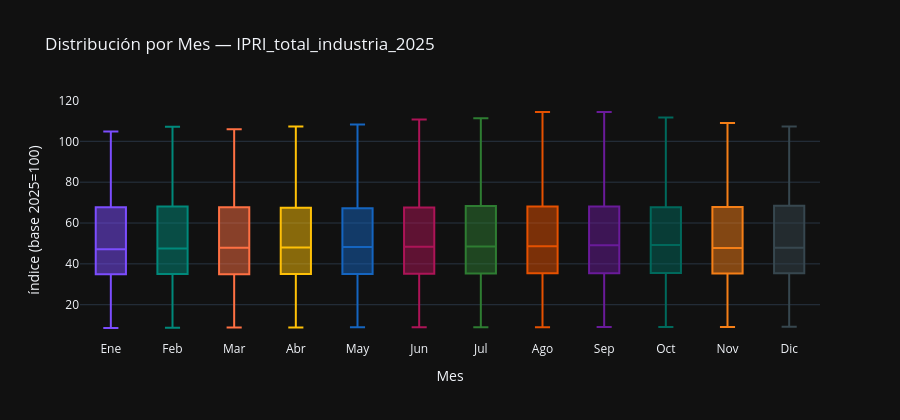

The notebook cell this image was saved under:
### Markdown cell above
### Análisis:

La ausencia total de outliers tanto por IQR como por z-score en una serie con un rango de aproximadamente 8,6 a 114,3 puntos es el hallazgo central: no porque la serie carezca de valores extremos en sentido económico, sino porque ambos métodos los absorben por razones estructurales distintas.

El criterio IQR no detecta outliers porque la distribución, aunque asimétrica y con estructura interna compleja, tiene una dispersión suficientemente gradual como para que los bigotes de 1,5×IQR alcancen los extremos de la muestra: la tendencia ascendente de largo plazo dilata el rango intercuartílico hasta el punto en que ningún valor queda fuera de los límites. El criterio z-score tampoco detecta anomalías porque los valores extremos de los dos extremos temporales (mínimos en 1975, máximos en 2022) son simétricamente opuestos en relación a la media y se compensan parcialmente en la varianza total, que al ser elevada deja todos los valores dentro de las tres desviaciones típicas. Este resultado contrasta con el EDA de parados, donde el criterio IQR identificó 15 outliers concentrados en la crisis 2012-2015, precisamente porque esa serie no tiene tendencia monótona y los episodios cíclicos sobresalen sobre un nivel medio más estable.

Los 10 valores extremos confirman que los mínimos corresponden exclusivamente a los primeros meses de la muestra (enero a mayo de 1975, entre 8,608 y 8,934) y los máximos al pico del shock energético (junio a octubre de 2022, entre 110,665 y 114,347), con el máximo absoluto en agosto de 2022 con un valor de 114,347. Ambos grupos son extremos temporales de la tendencia, no anomalías respecto a la dinámica local de la serie. Para la modelización, la ausencia de outliers estadísticos es una propiedad del nivel de la serie pero no de sus variaciones: la primera diferencia o la variación interanual del `IPRI_total_industria_2025` sí producirá valores extremos detectables en el entorno de 2021-2022, que deberán tratarse explícitamente en la especificación del modelo.

### Code cell
if DATASET_CONFIG['frecuencia_original'] == 'trimestral':
    y_periodo = y.index.quarter.map({1:'T1', 2:'T2', 3:'T3', 4:'T4'})
    titulo_grupo = 'Trimestre'
    orden_periodos = ['T1', 'T2', 'T3', 'T4']
elif DATASET_CONFIG['frecuencia_original'] == 'mensual':
    meses = ['Ene','Feb','Mar','Abr','May','Jun','Jul','Ago','Sep','Oct','Nov','Dic']
    y_periodo = y.index.month.map({i+1: m for i, m in enumerate(meses)})
    titulo_grupo = 'Mes'
    orden_periodos = meses
else:
    meses = ['Ene','Feb','Mar','Abr','May','Jun','Jul','Ago','Sep','Oct','Nov','Dic']
    y_periodo = y.index.month.map({i+1: m for i, m in enumerate(meses)})
    titulo_grupo = 'Mes'
    orden_periodos = meses

colores_bp = ['#7C4DFF', '#00897B', '#FF7043', '#FFC107',
               '#1565C0', '#AD1457', '#2E7D32', '#E65100',
               '#6A1B9A', '#00695C', '#F57F17', '#37474F']

df_box = pd.DataFrame({
    'periodo': y_periodo.values,
    'valor': y.values,
    'fecha': y.index.strftime('%Y-%m-%d'),
})
df_box['periodo'] = pd.Categorical(df_box['periodo'],
                                    categories=[p for p in orden_periodos if p in df_box['periodo'].values],
                                    ordered=True)

fig = px.box(
    df_box, x='periodo', y='valor', color='periodo',
    hover_data=['fecha'],
    title=f'Distribución por {titulo_grupo} — {VAR_PRINCIPAL}',
    labels={'valor': UNIDADES, 'periodo': titulo_grupo, 'fecha': 'Fecha'},
    color_discrete_sequence=colores_bp,
    category_orders={'periodo': orden_periodos},
)
fig.update_layout(showlegend=False, height=420)
fig.show()

### Figure 1 — Plotly figure (JSON) as saved in the notebook; plotly's stock layout.template omitted (floating-point values rounded to 4 significant figures)
{"data": [{"alignmentgroup": "True", "customdata": [["1975-01-01"], ["1976-01-01"], ["1977-01-01"], ["1978-01-01"], ["1979-01-01"], ["1980-01-01"], ["1981-01-01"], ["1982-01-01"], ["1983-01-01"], ["1984-01-01"], ["1985-01-01"], ["1986-01-01"], ["1987-01-01"], ["1988-01-01"], ["1989-01-01"], ["1990-01-01"], ["1991-01-01"], ["1992-01-01"], ["1993-01-01"], ["1994-01-01"], ["1995-01-01"], ["1996-01-01"], ["1997-01-01"], ["1998-01-01"], ["1999-01-01"], ["2000-01-01"], ["2001-01-01"], ["2002-01-01"], ["2003-01-01"], ["2004-01-01"], ["2005-01-01"], ["2006-01-01"], ["2007-01-01"], ["2008-01-01"], ["2009-01-01"], ["2010-01-01"], ["2011-01-01"], ["2012-01-01"], ["2013-01-01"], ["2014-01-01"], ["2015-01-01"], ["2016-01-01"], ["2017-01-01"], ["2018-01-01"], ["2019-01-01"], ["2020-01-01"], ["2021-01-01"], ["2022-01-01"], ["2023-01-01"], ["2024-01-01"], ["2025-01-01"]], "hovertemplate": "Mes=%{x}<br>índice (base 2025=100)=%{y}<br>Fecha=%{customdata[0]}<extra></extra>", "legendgroup": "Ene", "marker": {"color": "#7C4DFF"}, "name": "Ene", "notched": false, "offsetgroup": "Ene", "orientation": "v", "showlegend": true, "type": "box", "x": ["Ene", "Ene", "Ene", "Ene", "Ene", "Ene", "Ene", "Ene", "Ene", "Ene", "Ene", "Ene", "Ene", "Ene", "Ene", "Ene", "Ene", "Ene", "Ene", "Ene", "Ene", "Ene", "Ene", "Ene", "Ene", "Ene", "Ene", "Ene", "Ene", "Ene", "Ene", "Ene", "Ene", "Ene", "Ene", "Ene", "Ene", "Ene", "Ene", "Ene", "Ene", "Ene", "Ene", "Ene", "Ene", "Ene", "Ene", "Ene", "Ene", "Ene", "Ene"], "x0": " ", "xaxis": "x", "y": [8.608, 9.373, 10.9, 13.41, 15.15, 17.66, 20.66, 23.66, 26.87, 30.46, 33.47, 34.72, 34.61, 35.48, 36.84, 38.1, 38.97, 39.24, 39.89, 41.36, 43.76, 45.4, 45.78, 46.05, 45.18, 47.2, 49.1, 49.1, 50.3, 50.63, 53.08, 56.3, 58.04, 61.7, 61.37, 61.91, 66.45, 69.65, 71.51, 70.14, 68.19, 65.3, 70.22, 70.24, 71.44, 70.75, 71.43, 97.18, 104.8, 100.7, 103.3], "y0": " ", "yaxis": "y"}, {"alignmentgroup": "True", "customdata": [["1975-02-01"], ["1976-02-01"], ["1977-02-01"], ["1978-02-01"], ["1979-02-01"], ["1980-02-01"], ["1981-02-01"], ["1982-02-01"], ["1983-02-01"], ["1984-02-01"], ["1985-02-01"], ["1986-02-01"], ["1987-02-01"], ["1988-02-01"], ["1989-02-01"], ["1990-02-01"], ["1991-02-01"], ["1992-02-01"], ["1993-02-01"], ["1994-02-01"], ["1995-02-01"], ["1996-02-01"], ["1997-02-01"], ["1998-02-01"], ["1999-02-01"], ["2000-02-01"], ["2001-02-01"], ["2002-02-01"], ["2003-02-01"], ["2004-02-01"], ["2005-02-01"], ["2006-02-01"], ["2007-02-01"], ["2008-02-01"], ["2009-02-01"], ["2010-02-01"], ["2011-02-01"], ["2012-02-01"], ["2013-02-01"], ["2014-02-01"], ["2015-02-01"], ["2016-02-01"], ["2017-02-01"], ["2018-02-01"], ["2019-02-01"], ["2020-02-01"], ["2021-02-01"], ["2022-02-01"], ["2023-02-01"], ["2024-02-01"], ["2025-02-01"]], "hovertemplate": "Mes=%{x}<br>índice (base 2025=100)=%{y}<br>Fecha=%{customdata[0]}<extra></extra>", "legendgroup": "Feb", "marker": {"color": "#00897B"}, "name": "Feb", "notched": false, "offsetgroup": "Feb", "orientation": "v", "showlegend": true, "type": "box", "x": ["Feb", "Feb", "Feb", "Feb", "Feb", "Feb", "Feb", "Feb", "Feb", "Feb", "Feb", "Feb", "Feb", "Feb", "Feb", "Feb", "Feb", "Feb", "Feb", "Feb", "Feb", "Feb", "Feb", "Feb", "Feb", "Feb", "Feb", "Feb", "Feb", "Feb", "Feb", "Feb", "Feb", "Feb", "Feb", "Feb", "Feb", "Feb", "Feb", "Feb", "Feb", "Feb", "Feb", "Feb", "Feb", "Feb", "Feb", "Feb", "Feb", "Feb", "Feb"], "x0": " ", "xaxis": "x", "y": [8.775, 9.484, 11.06, 13.52, 15.37, 18.42, 20.87, 24.09, 27.31, 31.01, 33.84, 34.82, 34.61, 35.59, 37.12, 38.2, 38.91, 39.29, 39.95, 41.53, 44.25, 45.51, 45.72, 45.94, 45.29, 47.58, 49.32, 49.16, 50.52, 50.9, 53.41, 56.73, 58.36, 62.07, 61.37, 62.04, 67.09, 70.17, 71.67, 69.44, 68.35, 64.59, 69.38, 70.25, 71.44, 69.83, 70.22, 99.27, 107.2, 98.04, 104.6], "y0": " ", "yaxis": "y"}, {"alignmentgroup": "True", "customdata": [["1975-03-01"], ["1976-03-01"], ["1977-03-01"], ["1978-03-01"], ["1979-03-01"], ["1980-03-01"], ["1981-03-01"], ["1982-03-01"], ["1983-03-01"], ["1984-03-01"], ["1985-03-01"], ["1986-03-01"], ["1987-03-01"], ["1988-03-01"], ["1989-03-01"], ["1990-03-01"], ["1991-03-01"], ["1992-03-01"], ["1993-03-01"], ["1994-03-01"], ["1995-03-01"], ["1996-03-01"], ["1997-03-01"], ["1998-03-01"], ["1999-03-01"], ["2000-03-01"], ["2001-03-01"], ["2002-03-01"], ["2003-03-01"], ["2004-03-01"], ["2005-03-01"], ["2006-03-01"], ["2007-03-01"], ["2008-03-01"], ["2009-03-01"], ["2010-03-01"], ["2011-03-01"], ["2012-03-01"], ["2013-03-01"], ["2014-03-01"], ["2015-03-01"], ["2016-03-01"], ["2017-03-01"], ["2018-03-01"], ["2019-03-01"], ["2020-03-01"], ["2021-03-01"], ["2022-03-01"], ["2023-03-01"], ["2024-03-01"], ["2025-03-01"]], "hovertemplate": "Mes=%{x}<br>índice (base 2025=100)=%{y}<br>Fecha=%{customdata[0]}<extra></extra>", "legendgroup": "Mar", "marker": {"color": "#FF7043"}, "name": "Mar", "notched": false, "offsetgroup": "Mar", "orientation": "v", "showlegend": true, "type": "box", "x": ["Mar", "Mar", "Mar", "Mar", "Mar", "Mar", "Mar", "Mar", "Mar", "Mar", "Mar", "Mar", "Mar", "Mar", "Mar", "Mar", "Mar", "Mar", "Mar", "Mar", "Mar", "Mar", "Mar", "Mar", "Mar", "Mar", "Mar", "Mar", "Mar", "Mar", "Mar", "Mar", "Mar", "Mar", "Mar", "Mar", "Mar", "Mar", "Mar", "Mar", "Mar", "Mar", "Mar", "Mar", "Mar", "Mar", "Mar", "Mar", "Mar", "Mar", "Mar"], "x0": " ", "xaxis": "x", "y": [8.831, 9.644, 11.45, 13.63, 15.48, 18.59, 21.03, 24.31, 27.46, 31.23, 33.95, 34.72, 34.72, 35.64, 37.22, 38.1, 38.75, 39.29, 40.0, 41.64, 44.58, 45.45, 45.78, 45.89, 45.4, 47.91, 49.43, 49.43, 50.79, 51.29, 53.79, 56.9, 58.75, 62.62, 61.04, 62.58, 67.62, 70.65, 70.61, 69.54, 68.66, 64.95, 68.69, 69.54, 71.23, 67.72, 72.06, 105.9, 104.5, 95.86, 100.3], "y0": " ", "yaxis": "y"}, {"alignmentgroup": "True", "customdata": [["1975-04-01"], ["1976-04-01"], ["1977-04-01"], ["1978-04-01"], ["1979-04-01"], ["1980-04-01"], ["1981-04-01"], ["1982-04-01"], ["1983-04-01"], ["1984-04-01"], ["1985-04-01"], ["1986-04-01"], ["1987-04-01"], ["1988-04-01"], ["1989-04-01"], ["1990-04-01"], ["1991-04-01"], ["1992-04-01"], ["1993-04-01"], ["1994-04-01"], ["1995-04-01"], ["1996-04-01"], ["1997-04-01"], ["1998-04-01"], ["1999-04-01"], ["2000-04-01"], ["2001-04-01"], ["2002-04-01"], ["2003-04-01"], ["2004-04-01"], ["2005-04-01"], ["2006-04-01"], ["2007-04-01"], ["2008-04-01"], ["2009-04-01"], ["2010-04-01"], ["2011-04-01"], ["2012-04-01"], ["2013-04-01"], ["2014-04-01"], ["2015-04-01"], ["2016-04-01"], ["2017-04-01"], ["2018-04-01"], ["2019-04-01"], ["2020-04-01"], ["2021-04-01"], ["2022-04-01"], ["2023-04-01"], ["2024-04-01"], ["2025-04-01"]], "hovertemplate": "Mes=%{x}<br>índice (base 2025=100)=%{y}<br>Fecha=%{customdata[0]}<extra></extra>", "legendgroup": "Abr", "marker": {"color": "#FFC107"}, "name": "Abr", "notched": false, "offsetgroup": "Abr", "orientation": "v", "showlegend": true, "type": "box", "x": ["Abr", "Abr", "Abr", "Abr", "Abr", "Abr", "Abr", "Abr", "Abr", "Abr", "Abr", "Abr", "Abr", "Abr", "Abr", "Abr", "Abr", "Abr", "Abr", "Abr", "Abr", "Abr", "Abr", "Abr", "Abr", "Abr", "Abr", "Abr", "Abr", "Abr", "Abr", "Abr", "Abr", "Abr", "Abr", "Abr", "Abr", "Abr", "Abr", "Abr", "Abr", "Abr", "Abr", "Abr", "Abr", "Abr", "Abr", "Abr", "Abr", "Abr", "Abr"], "x0": " ", "xaxis": "x", "y": [8.831, 9.923, 11.77, 13.79, 15.65, 18.64, 21.8, 24.47, 27.74, 31.55, 34.12, 34.77, 34.82, 35.86, 37.28, 38.1, 38.75, 39.4, 40.06, 41.69, 44.74, 45.51, 45.84, 45.89, 45.51, 48.01, 49.43, 49.65, 50.36, 51.66, 54.12, 57.23, 59.07, 63.0, 60.88, 63.37, 67.99, 70.17, 69.75, 69.63, 68.98, 64.85, 68.76, 70.02, 71.71, 65.68, 74.22, 107.3, 102.5, 95.58, 97.12], "y0": " ", "yaxis": "y"}, {"alignmentgroup": "True", "customdata": [["1975-05-01"], ["1976-05-01"], ["1977-05-01"], ["1978-05-01"], ["1979-05-01"], ["1980-05-01"], ["1981-05-01"], ["1982-05-01"], ["1983-05-01"], ["1984-05-01"], ["1985-05-01"], ["1986-05-01"], ["1987-05-01"], ["1988-05-01"], ["1989-05-01"], ["1990-05-01"], ["1991-05-01"], ["1992-05-01"], ["1993-05-01"], ["1994-05-01"], ["1995-05-01"], ["1996-05-01"], ["1997-05-01"], ["1998-05-01"], ["1999-05-01"], ["2000-05-01"], ["2001-05-01"], ["2002-05-01"], ["2003-05-01"], ["2004-05-01"], ["2005-05-01"], ["2006-05-01"], ["2007-05-01"], ["2008-05-01"], ["2009-05-01"], ["2010-05-01"], ["2011-05-01"], ["2012-05-01"], ["2013-05-01"], ["2014-05-01"], ["2015-05-01"], ["2016-05-01"], ["2017-05-01"], ["2018-05-01"], ["2019-05-01"], ["2020-05-01"], ["2021-05-01"], ["2022-05-01"], ["2023-05-01"], ["2024-05-01"], ["2025-05-01"]], "hovertemplate": "Mes=%{x}<br>índice (base 2025=100)=%{y}<br>Fecha=%{customdata[0]}<extra></extra>", "legendgroup": "May", "marker": {"color": "#1565C0"}, "name": "May", "notched": false, "offsetgroup": "May", "orientation": "v", "showlegend": true, "type": "box", "x": ["May", "May", "May", "May", "May", "May", "May", "May", "May", "May", "May", "May", "May", "May", "May", "May", "May", "May", "May", "May", "May", "May", "May", "May", "May", "May", "May", "May", "May", "May", "May", "May", "May", "May", "May", "May", "May", "May", "May", "May", "May", "May", "May", "May", "May", "May", "May", "May", "May", "May", "May"], "x0": " ", "xaxis": "x", "y": [8.934, 10.08, 11.88, 14.06, 15.75, 18.75, 21.91, 24.69, 27.9, 31.72, 34.34, 34.82, 34.88, 35.75, 37.33, 38.2, 38.81, 39.4, 40.11, 41.8, 44.86, 45.56, 45.84, 45.84, 45.61, 48.23, 49.54, 49.76, 50.08, 51.99, 54.06, 57.61, 59.35, 63.76, 60.93, 63.55, 67.83, 70.11, 70.57, 70.22, 69.22, 65.37, 68.81, 70.91, 71.74, 65.43, 75.39, 108.3, 100.9, 96.44, 96.36], "y0": " ", "yaxis": "y"}, {"alignmentgroup": "True", "customdata": [["1975-06-01"], ["1976-06-01"], ["1977-06-01"], ["1978-06-01"], ["1979-06-01"], ["1980-06-01"], ["1981-06-01"], ["1982-06-01"], ["1983-06-01"], ["1984-06-01"], ["1985-06-01"], ["1986-06-01"], ["1987-06-01"], ["1988-06-01"], ["1989-06-01"], ["1990-06-01"], ["1991-06-01"], ["1992-06-01"], ["1993-06-01"], ["1994-06-01"], ["1995-06-01"], ["1996-06-01"], ["1997-06-01"], ["1998-06-01"], ["1999-06-01"], ["2000-06-01"], ["2001-06-01"], ["2002-06-01"], ["2003-06-01"], ["2004-06-01"], ["2005-06-01"], ["2006-06-01"], ["2007-06-01"], ["2008-06-01"], ["2009-06-01"], ["2010-06-01"], ["2011-06-01"], ["2012-06-01"], ["2013-06-01"], ["2014-06-01"], ["2015-06-01"], ["2016-06-01"], ["2017-06-01"], ["2018-06-01"], ["2019-06-01"], ["2020-06-01"], ["2021-06-01"], ["2022-06-01"], ["2023-06-01"], ["2024-06-01"], ["2025-06-01"]], "hovertemplate": "Mes=%{x}<br>índice (base 2025=100)=%{y}<br>Fecha=%{customdata[0]}<extra></extra>", "legendgroup": "Jun", "marker": {"color": "#AD1457"}, "name": "Jun", "notched": false, "offsetgroup": "Jun", "orientation": "v", "showlegend": true, "type": "box", "x": ["Jun", "Jun", "Jun", "Jun", "Jun", "Jun", "Jun", "Jun", "Jun", "Jun", "Jun", "Jun", "Jun", "Jun", "Jun", "Jun", "Jun", "Jun", "Jun", "Jun", "Jun", "Jun", "Jun", "Jun", "Jun", "Jun", "Jun", "Jun", "Jun", "Jun", "Jun", "Jun", "Jun", "Jun", "Jun", "Jun", "Jun", "Jun", "Jun", "Jun", "Jun", "Jun", "Jun", "Jun", "Jun", "Jun", "Jun", "Jun", "Jun", "Jun", "Jun"], "x0": " ", "xaxis": "x", "y": [8.934, 10.19, 11.99, 14.23, 16.02, 18.86, 22.12, 24.79, 28.17, 31.88, 34.34, 34.82, 34.93, 35.91, 37.39, 38.1, 38.81, 39.46, 40.22, 41.96, 44.91, 45.45, 45.84, 45.78, 45.78, 48.39, 49.54, 49.6, 50.03, 51.99, 54.23, 57.71, 59.46, 64.47, 61.31, 63.61, 67.85, 69.67, 70.59, 70.81, 69.84, 66.69, 68.8, 71.58, 70.97, 66.77, 77.07, 110.7, 101.9, 98.59, 99.54], "y0": " ", "yaxis": "y"}, {"alignmentgroup": "True", "customdata": [["1975-07-01"], ["1976-07-01"], ["1977-07-01"], ["1978-07-01"], ["1979-07-01"], ["1980-07-01"], ["1981-07-01"], ["1982-07-01"], ["1983-07-01"], ["1984-07-01"], ["1985-07-01"], ["1986-07-01"], ["1987-07-01"], ["1988-07-01"], ["1989-07-01"], ["1990-07-01"], ["1991-07-01"], ["1992-07-01"], ["1993-07-01"], ["1994-07-01"], ["1995-07-01"], ["1996-07-01"], ["1997-07-01"], ["1998-07-01"], ["1999-07-01"], ["2000-07-01"], ["2001-07-01"], ["2002-07-01"], ["2003-07-01"], ["2004-07-01"], ["2005-07-01"], ["2006-07-01"], ["2007-07-01"], ["2008-07-01"], ["2009-07-01"], ["2010-07-01"], ["2011-07-01"], ["2012-07-01"], ["2013-07-01"], ["2014-07-01"], ["2015-07-01"], ["2016-07-01"], ["2017-07-01"], ["2018-07-01"], ["2019-07-01"], ["2020-07-01"], ["2021-07-01"], ["2022-07-01"], ["2023-07-01"], ["2024-07-01"], ["2025-07-01"]], "hovertemplate": "Mes=%{x}<br>índice (base 2025=100)=%{y}<br>Fecha=%{customdata[0]}<extra></extra>", "legendgroup": "Jul", "marker": {"color": "#2E7D32"}, "name": "Jul", "notched": false, "offsetgroup": "Jul", "orientation": "v", "showlegend": true, "type": "box", "x": ["Jul", "Jul", "Jul", "Jul", "Jul", "Jul", "Jul", "Jul", "Jul", "Jul", "Jul", "Jul", "Jul", "Jul", "Jul", "Jul", "Jul", "Jul", "Jul", "Jul", "Jul", "Jul", "Jul", "Jul", "Jul", "Jul", "Jul", "Jul", "Jul", "Jul", "Jul", "Jul", "Jul", "Jul", "Jul", "Jul", "Jul", "Jul", "Jul", "Jul", "Jul", "Jul", "Jul", "Jul", "Jul", "Jul", "Jul", "Jul", "Jul", "Jul", "Jul"], "x0": " ", "xaxis": "x", "y": [8.99, 10.3, 12.21, 14.33, 16.35, 19.18, 22.29, 24.91, 28.4, 31.99, 34.45, 34.82, 35.04, 36.08, 37.6, 38.04, 38.85, 39.46, 40.38, 42.07, 44.96, 45.4, 45.94, 45.72, 46.0, 48.51, 49.49, 49.6, 50.14, 52.21, 54.5, 58.04, 59.57, 65.62, 61.2, 63.55, 68.38, 70.36, 71.24, 70.85, 69.91, 66.69, 68.73, 71.93, 71.46, 67.98, 78.58, 111.3, 101.7, 100.1, 100.5], "y0": " ", "yaxis": "y"}, {"alignmentgroup": "True", "customdata": [["1975-08-01"], ["1976-08-01"], ["1977-08-01"], ["1978-08-01"], ["1979-08-01"], ["1980-08-01"], ["1981-08-01"], ["1982-08-01"], ["1983-08-01"], ["1984-08-01"], ["1985-08-01"], ["1986-08-01"], ["1987-08-01"], ["1988-08-01"], ["1989-08-01"], ["1990-08-01"], ["1991-08-01"], ["1992-08-01"], ["1993-08-01"], ["1994-08-01"], ["1995-08-01"], ["1996-08-01"], ["1997-08-01"], ["1998-08-01"], ["1999-08-01"], ["2000-08-01"], ["2001-08-01"], ["2002-08-01"], ["2003-08-01"], ["2004-08-01"], ["2005-08-01"], ["2006-08-01"], ["2007-08-01"], ["2008-08-01"], ["2009-08-01"], ["2010-08-01"], ["2011-08-01"], ["2012-08-01"], ["2013-08-01"], ["2014-08-01"], ["2015-08-01"], ["2016-08-01"], ["2017-08-01"], ["2018-08-01"], ["2019-08-01"], ["2020-08-01"], ["2021-08-01"], ["2022-08-01"], ["2023-08-01"], ["2024-08-01"], ["2025-08-01"]], "hovertemplate": "Mes=%{x}<br>índice (base 2025=100)=%{y}<br>Fecha=%{customdata[0]}<extra></extra>", "legendgroup": "Ago", "marker": {"color": "#E65100"}, "name": "Ago", "notched": false, "offsetgroup": "Ago", "orientation": "v", "showlegend": true, "type": "box", "x": ["Ago", "Ago", "Ago", "Ago", "Ago", "Ago", "Ago", "Ago", "Ago", "Ago", "Ago", "Ago", "Ago", "Ago", "Ago", "Ago", "Ago", "Ago", "Ago", "Ago", "Ago", "Ago", "Ago", "Ago", "Ago", "Ago", "Ago", "Ago", "Ago", "Ago", "Ago", "Ago", "Ago", "Ago", "Ago", "Ago", "Ago", "Ago", "Ago", "Ago", "Ago", "Ago", "Ago", "Ago", "Ago", "Ago", "Ago", "Ago", "Ago", "Ago", "Ago"], "x0": " ", "xaxis": "x", "y": [8.99, 10.35, 12.59, 14.39, 16.63, 19.4, 22.62, 25.02, 28.61, 32.1, 34.61, 34.55, 35.16, 36.14, 37.71, 38.2, 38.85, 39.46, 40.6, 42.19, 45.02, 45.4, 46.11, 45.61, 46.27, 48.61, 49.37, 49.7, 50.25, 52.43, 54.88, 58.09, 59.68, 65.18, 61.58, 63.72, 68.11, 71.23, 71.16, 70.24, 68.7, 66.52, 68.69, 72.22, 70.34, 67.86, 80.0, 114.3, 103.0, 101.5, 99.87], "y0": " ", "yaxis": "y"}, {"alignmentgroup": "True", "customdata": [["1975-09-01"], ["1976-09-01"], ["1977-09-01"], ["1978-09-01"], ["1979-09-01"], ["1980-09-01"], ["1981-09-01"], ["1982-09-01"], ["1983-09-01"], ["1984-09-01"], ["1985-09-01"], ["1986-09-01"], ["1987-09-01"], ["1988-09-01"], ["1989-09-01"], ["1990-09-01"], ["1991-09-01"], ["1992-09-01"], ["1993-09-01"], ["1994-09-01"], ["1995-09-01"], ["1996-09-01"], ["1997-09-01"], ["1998-09-01"], ["1999-09-01"], ["2000-09-01"], ["2001-09-01"], ["2002-09-01"], ["2003-09-01"], ["2004-09-01"], ["2005-09-01"], ["2006-09-01"], ["2007-09-01"], ["2008-09-01"], ["2009-09-01"], ["2010-09-01"], ["2011-09-01"], ["2012-09-01"], ["2013-09-01"], ["2014-09-01"], ["2015-09-01"], ["2016-09-01"], ["2017-09-01"], ["2018-09-01"], ["2019-09-01"], ["2020-09-01"], ["2021-09-01"], ["2022-09-01"], ["2023-09-01"], ["2024-09-01"], ["2025-09-01"]], "hovertemplate": "Mes=%{x}<br>índice (base 2025=100)=%{y}<br>Fecha=%{customdata[0]}<extra></extra>", "legendgroup": "Sep", "marker": {"color": "#6A1B9A"}, "name": "Sep", "notched": false, "offsetgroup": "Sep", "orientation": "v", "showlegend": true, "type": "box", "x": ["Sep", "Sep", "Sep", "Sep", "Sep", "Sep", "Sep", "Sep", "Sep", "Sep", "Sep", "Sep", "Sep", "Sep", "Sep", "Sep", "Sep", "Sep", "Sep", "Sep", "Sep", "Sep", "Sep", "Sep", "Sep", "Sep", "Sep", "Sep", "Sep", "Sep", "Sep", "Sep", "Sep", "Sep", "Sep", "Sep", "Sep", "Sep", "Sep", "Sep", "Sep", "Sep", "Sep", "Sep", "Sep", "Sep", "Sep", "Sep", "Sep", "Sep", "Sep"], "x0": " ", "xaxis": "x", "y": [9.046, 10.35, 12.81, 14.5, 16.9, 19.62, 22.78, 25.18, 28.83, 32.21, 34.66, 34.61, 35.1, 36.24, 37.77, 38.53, 38.97, 39.46, 40.66, 42.35, 45.18, 45.51, 46.22, 45.51, 46.59, 49.1, 49.43, 49.87, 50.3, 52.64, 55.32, 57.77, 59.84, 64.8, 61.31, 63.85, 68.24, 71.17, 71.28, 70.64, 68.08, 66.73, 69.09, 72.79, 70.4, 68.1, 84.31, 114.3, 104.6, 99.12, 99.36], "y0": " ", "yaxis": "y"}, {"alignmentgroup": "True", "customdata": [["1975-10-01"], ["1976-10-01"], ["1977-10-01"], ["1978-10-01"], ["1979-10-01"], ["1980-10-01"], ["1981-10-01"], ["1982-10-01"], ["1983-10-01"], ["1984-10-01"], ["1985-10-01"], ["1986-10-01"], ["1987-10-01"], ["1988-10-01"], ["1989-10-01"], ["1990-10-01"], ["1991-10-01"], ["1992-10-01"], ["1993-10-01"], ["1994-10-01"], ["1995-10-01"], ["1996-10-01"], ["1997-10-01"], ["1998-10-01"], ["1999-10-01"], ["2000-10-01"], ["2001-10-01"], ["2002-10-01"], ["2003-10-01"], ["2004-10-01"], ["2005-10-01"], ["2006-10-01"], ["2007-10-01"], ["2008-10-01"], ["2009-10-01"], ["2010-10-01"], ["2011-10-01"], ["2012-10-01"], ["2013-10-01"], ["2014-10-01"], ["2015-10-01"], ["2016-10-01"], ["2017-10-01"], ["2018-10-01"], ["2019-10-01"], ["2020-10-01"], ["2021-10-01"], ["2022-10-01"], ["2023-10-01"], ["2024-10-01"], ["2025-10-01"]], "hovertemplate": "Mes=%{x}<br>índice (base 2025=100)=%{y}<br>Fecha=%{customdata[0]}<extra></extra>", "legendgroup": "Oct", "marker": {"color": "#00695C"}, "name": "Oct", "notched": false, "offsetgroup": "Oct", "orientation": "v", "showlegend": true, "type": "box", "x": ["Oct", "Oct", "Oct", "Oct", "Oct", "Oct", "Oct", "Oct", "Oct", "Oct", "Oct", "Oct", "Oct", "Oct", "Oct", "Oct", "Oct", "Oct", "Oct", "Oct", "Oct", "Oct", "Oct", "Oct", "Oct", "Oct", "Oct", "Oct", "Oct", "Oct", "Oct", "Oct", "Oct", "Oct", "Oct", "Oct", "Oct", "Oct", "Oct", "Oct", "Oct", "Oct", "Oct", "Oct", "Oct", "Oct", "Oct", "Oct", "Oct", "Oct", "Oct"], "x0": " ", "xaxis": "x", "y": [9.102, 10.52, 13.02, 14.66, 17.06, 19.78, 22.95, 25.4, 29.32, 32.43, 34.82, 34.66, 35.2, 36.35, 37.83, 38.81, 39.02, 39.52, 40.77, 42.56, 45.13, 45.67, 46.27, 45.4, 46.59, 49.37, 49.22, 49.97, 50.3, 52.98, 55.54, 57.61, 60.28, 63.98, 61.26, 64.09, 68.34, 71.03, 70.91, 70.06, 67.56, 67.74, 69.63, 72.82, 70.76, 67.79, 89.33, 111.6, 103.1, 99.09, 99.9], "y0": " ", "yaxis": "y"}, {"alignmentgroup": "True", "customdata": [["1975-11-01"], ["1976-11-01"], ["1977-11-01"], ["1978-11-01"], ["1979-11-01"], ["1980-11-01"], ["1981-11-01"], ["1982-11-01"], ["1983-11-01"], ["1984-11-01"], ["1985-11-01"], ["1986-11-01"], ["1987-11-01"], ["1988-11-01"], ["1989-11-01"], ["1990-11-01"], ["1991-11-01"], ["1992-11-01"], ["1993-11-01"], ["1994-11-01"], ["1995-11-01"], ["1996-11-01"], ["1997-11-01"], ["1998-11-01"], ["1999-11-01"], ["2000-11-01"], ["2001-11-01"], ["2002-11-01"], ["2003-11-01"], ["2004-11-01"], ["2005-11-01"], ["2006-11-01"], ["2007-11-01"], ["2008-11-01"], ["2009-11-01"], ["2010-11-01"], ["2011-11-01"], ["2012-11-01"], ["2013-11-01"], ["2014-11-01"], ["2015-11-01"], ["2016-11-01"], ["2017-11-01"], ["2018-11-01"], ["2019-11-01"], ["2020-11-01"], ["2021-11-01"], ["2022-11-01"], ["2023-11-01"], ["2024-11-01"]], "hovertemplate": "Mes=%{x}<br>índice (base 2025=100)=%{y}<br>Fecha=%{customdata[0]}<extra></extra>", "legendgroup": "Nov", "marker": {"color": "#F57F17"}, "name": "Nov", "notched": false, "offsetgroup": "Nov", "orientation": "v", "showlegend": true, "type": "box", "x": ["Nov", "Nov", "Nov", "Nov", "Nov", "Nov", "Nov", "Nov", "Nov", "Nov", "Nov", "Nov", "Nov", "Nov", "Nov", "Nov", "Nov", "Nov", "Nov", "Nov", "Nov", "Nov", "Nov", "Nov", "Nov", "Nov", "Nov", "Nov", "Nov", "Nov", "Nov", "Nov", "Nov", "Nov", "Nov", "Nov", "Nov", "Nov", "Nov", "Nov", "Nov", "Nov", "Nov", "Nov", "Nov", "Nov", "Nov", "Nov", "Nov", "Nov"], "x0": " ", "xaxis": "x", "y": [9.102, 10.62, 13.19, 14.77, 17.11, 19.89, 23.16, 25.62, 29.54, 32.59, 34.93, 34.45, 35.26, 36.51, 37.87, 38.75, 39.02, 39.56, 40.82, 42.84, 45.02, 45.72, 46.27, 45.29, 46.7, 49.37, 48.94, 49.7, 50.36, 52.92, 55.48, 57.55, 60.66, 62.4, 61.26, 64.44, 68.43, 70.65, 70.3, 69.25, 67.46, 67.86, 69.99, 72.05, 70.35, 68.42, 90.46, 109.0, 100.8, 102.0], "y0": " ", "yaxis": "y"}, {"alignmentgroup": "True", "customdata": [["1975-12-01"], ["1976-12-01"], ["1977-12-01"], ["1978-12-01"], ["1979-12-01"], ["1980-12-01"], ["1981-12-01"], ["1982-12-01"], ["1983-12-01"], ["1984-12-01"], ["1985-12-01"], ["1986-12-01"], ["1987-12-01"], ["1988-12-01"], ["1989-12-01"], ["1990-12-01"], ["1991-12-01"], ["1992-12-01"], ["1993-12-01"], ["1994-12-01"], ["1995-12-01"], ["1996-12-01"], ["1997-12-01"], ["1998-12-01"], ["1999-12-01"], ["2000-12-01"], ["2001-12-01"], ["2002-12-01"], ["2003-12-01"], ["2004-12-01"], ["2005-12-01"], ["2006-12-01"], ["2007-12-01"], ["2008-12-01"], ["2009-12-01"], ["2010-12-01"], ["2011-12-01"], ["2012-12-01"], ["2013-12-01"], ["2014-12-01"], ["2015-12-01"], ["2016-12-01"], ["2017-12-01"], ["2018-12-01"], ["2019-12-01"], ["2020-12-01"], ["2021-12-01"], ["2022-12-01"], ["2023-12-01"], ["2024-12-01"]], "hovertemplate": "Mes=%{x}<br>índice (base 2025=100)=%{y}<br>Fecha=%{customdata[0]}<extra></extra>", "legendgroup": "Dic", "marker": {"color": "#37474F"}, "name": "Dic", "notched": false, "offsetgroup": "Dic", "orientation": "v", "showlegend": true, "type": "box", "x": ["Dic", "Dic", "Dic", "Dic", "Dic", "Dic", "Dic", "Dic", "Dic", "Dic", "Dic", "Dic", "Dic", "Dic", "Dic", "Dic", "Dic", "Dic", "Dic", "Dic", "Dic", "Dic", "Dic", "Dic", "Dic", "Dic", "Dic", "Dic", "Dic", "Dic", "Dic", "Dic", "Dic", "Dic", "Dic", "Dic", "Dic", "Dic", "Dic", "Dic", "Dic", "Dic", "Dic", "Dic", "Dic", "Dic", "Dic", "Dic", "Dic", "Dic"], "x0": " ", "xaxis": "x", "y": [9.261, 10.62, 13.25, 14.82, 17.28, 20.05, 23.27, 26.33, 30.09, 32.7, 34.93, 34.55, 35.37, 36.57, 37.87, 38.75, 38.97, 39.56, 40.93, 43.05, 44.96, 45.78, 46.16, 45.24, 46.87, 49.22, 48.83, 49.76, 50.3, 52.75, 55.48, 57.61, 60.88, 61.09, 61.31, 65.19, 68.44, 70.67, 71.1, 68.52, 67.0, 68.94, 70.13, 71.32, 70.09, 69.07, 93.37, 107.2, 100.5, 102.9], "y0": " ", "yaxis": "y"}], "layout": {"boxmode": "overlay", "height": 420, "legend": {"title": {"text": "Mes"}, "tracegroupgap": 0}, "showlegend": false, "title": {"text": "Distribución por Mes — IPRI_total_industria_2025"}, "xaxis": {"anchor": "y", "categoryarray": ["Ene", "Feb", "Mar", "Abr", "May", "Jun", "Jul", "Ago", "Sep", "Oct", "Nov", "Dic"], "categoryorder": "array", "domain": [0.0, 1.0], "title": {"text": "Mes"}}, "yaxis": {"anchor": "x", "domain": [0.0, 1.0], "title": {"text": "índice (base 2025=100)"}}}}
